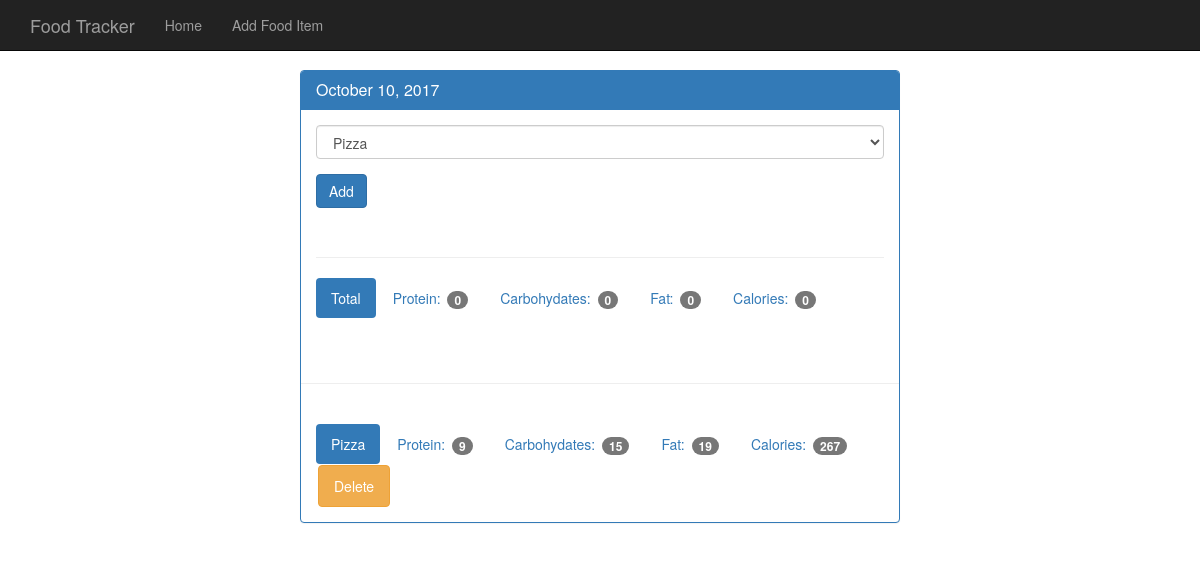
Screenshot of /view_day/20171010 with the database file from the repository.
### tables this page shows
CREATE TABLE log_date (
    id integer primary key autoincrement,
    entry_data date not null,
    pretty_format varchar not null,
    timestamp datetime default CURRENT_TIMESTAMP
);

CREATE TABLE food_date (
    id integer primary key autoincrement,
    food_id integer not null,
    log_date date not null,
    timestamp datetime default CURRENT_TIMESTAMP
);

CREATE TABLE food (
    id integer primary key autoincrement,
    name text not null,
    protein integer not null,
    carbohydrates integer not null,
    fat integer not null,
    calories integer not null,
    timestamp datetime default CURRENT_TIMESTAMP
);

### app.py (the view)
@app.route('/view_day/<date>', methods=['GET', 'POST'])
def view_day(date):
    db = get_db()
    if request.method == 'POST':
        referrer = request.headers.get("Referer")
        db.execute('INSERT INTO food_date (food_id, log_date) VALUES (?, ?)',
                   [request.form['food-select'], date])
        db.commit()
        return redirect(referrer)
    cur = db.execute('SELECT pretty_format FROM log_date WHERE entry_data = ?', [date])
    date_data = cur.fetchone()
    try:
        date_data['pretty_format']
    except TypeError:
        return render_template('404.html', message='No date: {} found!'.format(date))
    food_cur = db.execute('select id, name from food')
    food_results = food_cur.fetchall()
    log_food_cur = db.execute(
        '''
        SELECT food_date.id AS id, food.name, food.protein, food.carbohydrates, food.fat, food.calories
        FROM food JOIN food_date ON food_date.food_id = food.id WHERE log_date = ?
        ''', [date])
    food_for_day = log_food_cur.fetchall()
    totals = {}
    totals['protein'] = 0
    totals['carbohydrates'] = 0
    totals['fat'] = 0
    totals['calories'] = 0
    for food in food_for_day:
        if __name__ == '__main__':
            totals['protein'] += food['protein']
            totals['carbohydrates'] += food['carbohydrates']
            totals['fat'] += food['fat']
            totals['calories'] += food['calories']
    db.close()
    return render_template('view_day.html',
                           pretty_format=date_data['pretty_format'],
                           date=date,
                           totals=totals,
                           food_for_day=food_for_day,
                           food_results=food_results)

### db.py (called while the page is built)
def connect_db():
    sql = sqlite3.connect('food_log.db')
    sql.row_factory = sqlite3.Row
    return sql

def get_db():
    if not hasattr(g, 'sqlite3_db'):
        g.sqlite3_db = connect_db()
    return g.sqlite3_db

### templates/view_day.html
{% extends "base.html" %}
{% block content %}
<div class="row">
    <div>
        <div class="panel panel-primary">
            <div class="panel-heading">
                <h3 class="panel-title">{{ pretty_format }}</h3>
            </div>
            <div class="panel-body">
                <form method="POST" action="{{ url_for('view_day', date=date) }}">
                    <div class="form-group">
                        <select class="form-control" name="food-select">
                            {% for food in food_results %}
                            <option value="{{ food.id }}">{{ food.name }}</option>
                            {% endfor %}
                        </select>
                    </div>
                    <button type="submit" class="btn btn-primary">Add</button>
                </form>
                <div class="page-header"></div>
                <ul class="nav nav-pills" role="tablist">
                    <li class="active"><a>Total</a></li>
                    <li><a>Protein: <span class="badge">{{ totals.protein }}</span></a></li>
                    <li><a>Carbohydates: <span class="badge">{{ totals.carbohydrates }}</span></a></li>
                    <li><a>Fat: <span class="badge">{{ totals.fat }}</span></a></li>
                    <li><a>Calories: <span class="badge">{{ totals.calories }}</span></a></li>
                </ul>
            </div>
            <div class="page-header"></div>
            <div class="panel-body">
                {% for food_item in food_for_day %}
                <ul class="nav nav-pills" role="tablist">
                    <li class="active"><a>{{ food_item.name }}</a></li>
                    <li><a>Protein: <span class="badge">{{ food_item.protein }}</span></a></li>
                    <li><a>Carbohydates: <span class="badge">{{ food_item.carbohydrates }}</span></a></li>
                    <li><a>Fat: <span class="badge">{{ food_item.fat }}</span></a></li>
                    <li><a>Calories: <span class="badge">{{ food_item.calories }}</span></a></li>
                    <li><a href="/delete?id={{ food_item.id }}&date={{ date }}" type="button" class="btn btn-warning">Delete</a></li>
                </ul>
                {% endfor %}
            </div>
        </div>
    </div>
</div>
{% endblock %}

### static/theme.css (style rules this page uses)
body { padding-top: 70px; padding-bottom: 30px; }

### rows the page displays
log_date: pretty_format "October 10, 2017"
food_date: name "Pizza", protein "9", carbohydrates "15", fat "19", calories "267"

### other values shown
{{ totals.protein }} "0"
{{ totals.carbohydrates }} "0"
{{ totals.fat }} "0"
{{ totals.calories }} "0"
form field food-select "Pizza"
